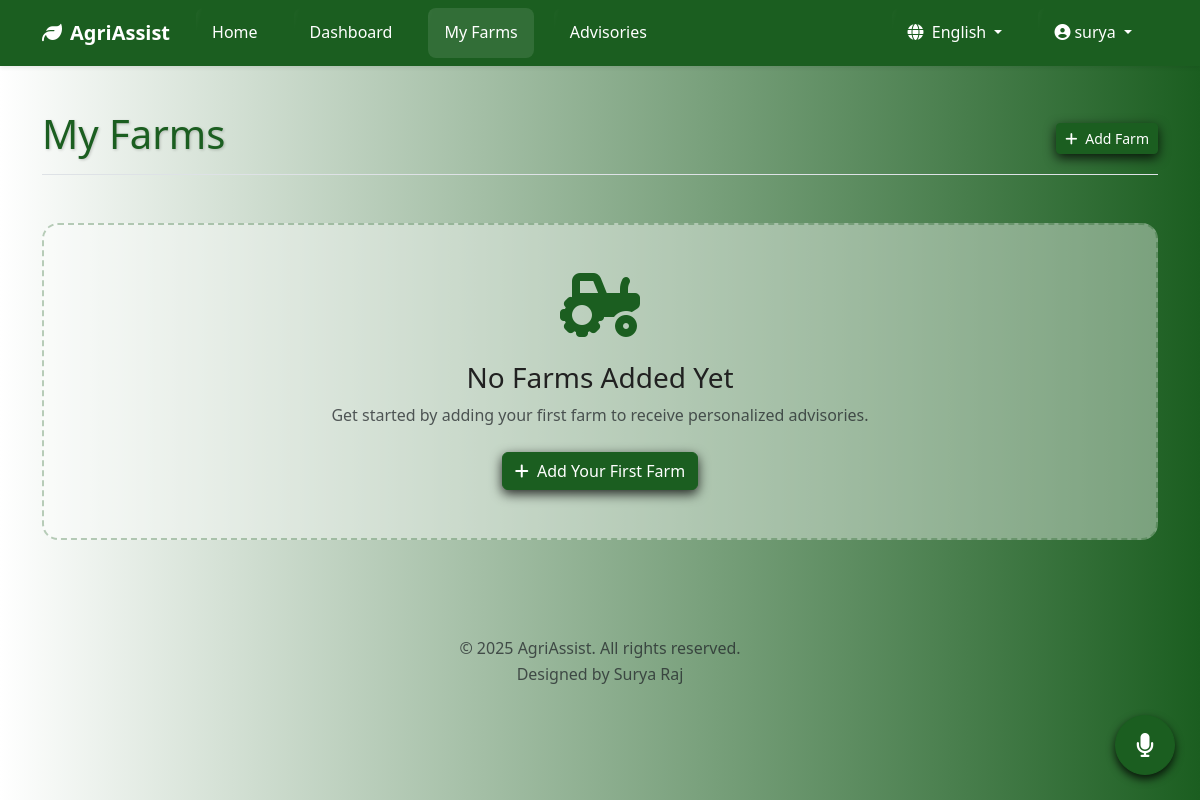
Page /farms (signed in) on the earlier database version.
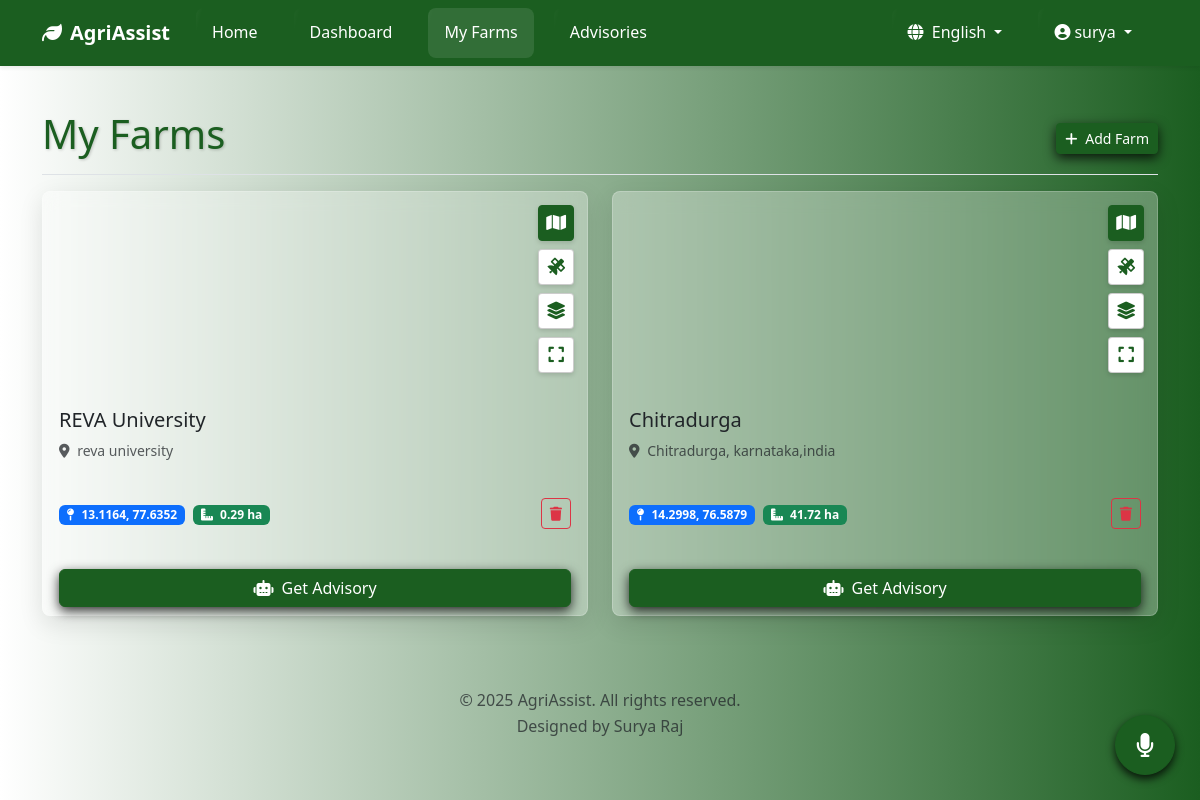
Same page on the later database version.
### app.py (models this page shows, shortened)
class User(db.Model, UserMixin):
    id = db.Column(db.Integer, primary_key=True)
    username = db.Column(db.String(64), unique=True, nullable=False, index=True)
    first_name = db.Column(db.String(50), nullable=False)
    last_name = db.Column(db.String(50), nullable=False)
    email = db.Column(db.String(120), unique=True, nullable=False, index=True)
    phone = db.Column(db.String(20), nullable=True)
    password_hash = db.Column(db.String(128), nullable=False)
    language = db.Column(db.String(10), default='en')
    created_at = db.Column(db.DateTime, default=datetime.utcnow)
    last_login = db.Column(db.DateTime, nullable=True)
    is_verified = db.Column(db.Boolean, nullable=False, default=False)
    farms = db.relationship('Farm', backref='owner', lazy=True, cascade='all, delete-orphan')

class Farm(db.Model):
    id = db.Column(db.Integer, primary_key=True)
    name = db.Column(db.String(100), nullable=False)
    location = db.Column(db.String(200), nullable=False)
    latitude = db.Column(db.Float, nullable=False)
    longitude = db.Column(db.Float, nullable=False)
    area_hectares = db.Column(db.Float, nullable=True)
    area_geojson = db.Column(db.Text, nullable=True)
    created_at = db.Column(db.DateTime, default=datetime.utcnow)
    user_id = db.Column(db.Integer, db.ForeignKey('user.id'), nullable=False)
    advisories = db.relationship('Advisory', backref='farm', lazy=True, cascade='all, delete-orphan')

### app.py (the view)
@app.route('/farms')
@login_required
def farms():
    crop_options_translated = [(crop, _(crop)) for crop in CROP_OPTIONS]
    soil_types_options_translated = [(soil, _(soil)) for soil in SOIL_TYPE_OPTIONS]
    crop_stages_options_translated = [(stage, _(stage)) for stage in CROP_STAGE_OPTIONS]
    return render_template(
        'farms.html', title=_('My Farms'),
        farms=current_user.farms,
        crop_options=crop_options_translated,
        soil_types=soil_types_options_translated,
        crop_stages=crop_stages_options_translated,
        google_maps_api_key=app.config.get('GOOGLE_MAPS_API_KEY')
    )

### app.py (called while the page is built)
@login_manager.user_loader
def load_user(user_id): return User.query.get(int(user_id))

def get_locale():
    if current_user.is_authenticated and current_user.language:
        return current_user.language
    if 'language' in session and session['language'] in app.config['LANGUAGES']:
        return session['language']
    return request.accept_languages.best_match(list(app.config['LANGUAGES'].keys()))

@app.before_request
def before_request():
    session.permanent = True
    app.permanent_session_lifetime = timedelta(minutes=10) # Increased session lifetime
    session.modified = True
    g.language = get_locale()

@app.context_processor
def inject_globals():
    return {
        'now': datetime.utcnow,
        'get_locale': get_locale,
        'LANGUAGES': app.config['LANGUAGES']
    }

### templates/farms.html (shortened to what this page needs)
{% extends "base.html" %}
{% block content %}
<div class="container py-4">
    <div class="d-flex justify-content-between flex-wrap flex-md-nowrap align-items-center pt-3 pb-2 mb-3 border-bottom">
        <h1 class="main-title">{{ _('My Farms') }}</h1>
        <div class="btn-toolbar mb-2 mb-md-0">
            <button type="button" class="btn btn-sm btn-theme-primary" id="addfarmbtn" data-bs-toggle="modal" data-bs-target="#addFarmModal">
                <i class="fas fa-plus me-1"></i> {{ _('Add Farm') }}
            </button>
        </div>
    </div>
    {% if farms %}
        <div class="row row-cols-1 row-cols-md-2 g-4 mb-4">
            {% for farm in farms %}
                <div class="col farm-card" id="farm-card-{{ farm.id }}"
                     data-farm-id="{{ farm.id }}"
                     data-lat="{{ farm.latitude }}"
                     data-lon="{{ farm.longitude }}"
                     data-geojson="{{ farm.area_geojson | tojson }}">
                    <div class="card h-100">
                        <div class="card-img-top map-container-fullscreenable position-relative" style="height: 200px; border-radius: 1rem 1rem 0 0;">
                            <div id="farmMap{{ farm.id }}" style="height: 100%; width: 100%;"></div>
                            <div class="map-controls">
                                <button type="button" class="map-control-btn map-view-btn active" data-view-type="map" title="{{ _('Map View') }}"><i class="fas fa-map"></i></button>
                                <button type="button" class="map-control-btn map-view-btn" data-view-type="satellite" title="{{ _('Satellite View') }}"><i class="fas fa-satellite"></i></button>
                                <button type="button" class="map-control-btn map-view-btn" data-view-type="hybrid" title="{{ _('Hybrid View') }}"><i class="fas fa-layer-group"></i></button>
                                <button type="button" class="map-control-btn view-fullscreen-btn" title="{{ _('View Fullscreen') }}"><i class="fas fa-expand"></i></button>
                            </div>
                        </div>
                        <div class="card-body d-flex flex-column">
                            <h5 class="card-title">{{ farm.name }}</h5>
                            <p class="card-text text-muted small">
                                <i class="fas fa-map-marker-alt me-1"></i> {{ farm.location }}
                            </p>
                            <div class="mt-auto">
                                <div class="d-flex justify-content-between align-items-center mb-3">
                                    <div>
                                        <span class="badge bg-primary me-1">
                                            <i class="fas fa-map-pin me-1"></i> {{ "%.4f"|format(farm.latitude) }}, {{ "%.4f"|format(farm.longitude) }}
                                        </span>
                                        {% if farm.area_hectares %}
                                        <span class="badge bg-success me-1">
                                            <i class="fas fa-ruler-combined me-1"></i> {{ "%.2f"|format(farm.area_hectares) }} ha
                                        </span>
                                        {% endif %}
                                    </div>
                                    <div class="btn-group">
                                        <button type="button" class="btn btn-sm btn-outline-danger" onclick="deleteFarm('{{ farm.id }}')">
                                            <i class="fas fa-trash"></i>
                                        </button>
                                    </div>
                                </div>
                            </div>
                        </div>
                        <div class="card-footer bg-transparent border-top-0">
                            <a href="#" id="getAdvisoryBtn" class="btn btn-theme-primary w-100" data-bs-toggle="modal" data-bs-target="#getAdvisoryModal" data-farm-id="{{ farm.id }}">
                                <i class="fas fa-robot me-1"></i> {{ _('Get Advisory') }}
                            </a>
                        </div>
                    </div>
                </div>
            {% endfor %}
        </div>
    {% else %}
        <div class="text-center py-5 my-5 no-farms-placeholder">
            <i class="fas fa-tractor fa-4x mb-4" style="color: #1B5E20;"></i>
            <h3>{{ _('No Farms Added Yet') }}</h3>
            <p class="text-muted mb-4">{{ _('Get started by adding your first farm to receive personalized advisories.') }}</p>
            <button type="button" class="btn btn-theme-primary" data-bs-toggle="modal" data-bs-target="#addFarmModal" id="firstFarmBtn">
                <i class="fas fa-plus me-1"></i> {{ _('Add Your First Farm') }}
            </button>
        </div>
    {% endif %}
</div>
{% endblock %}

### templates/base.html (shortened to what this page needs)
<!DOCTYPE html>
<html lang="{{ get_locale() }}">
<head>
    <link href="https://cdn.jsdelivr.net/npm/bootstrap@5.3.2/dist/css/bootstrap.min.css" rel="stylesheet">
    <link rel="stylesheet" href="https://cdnjs.cloudflare.com/ajax/libs/font-awesome/6.4.2/css/all.min.css">
    <link rel="stylesheet" href="https://cdn.jsdelivr.net/npm/ol@v8.1.0/ol.css">
    <link rel="stylesheet" href="{{ url_for('static', filename='css/style.css') }}">
</head>
<body>
    <header>
        <nav class="navbar navbar-expand-lg navbar-dark shadow-sm fixed-top navbar-glassy" style="background-color: #1B5E20;">
            <div class="container">
                <a class="navbar-brand fw-bold" href="{{ url_for('home') }}">
                    <i class="fas fa-leaf me-2"></i>{{ _('AgriAssist') }}
                </a>
                <div class="collapse navbar-collapse" id="navbarNav">
                    <ul class="navbar-nav me-auto mb-2 mb-lg-0">
                        <li class="nav-item">
                            <a class="nav-link {% if request.endpoint == 'home' %}active{% endif %}" href="{{ url_for('home') }}">{{ _('Home') }}</a>
                        </li>
                        {% if current_user.is_authenticated %}
                        <li class="nav-item">
                            <a class="nav-link {% if request.endpoint == 'dashboard' %}active{% endif %}" href="{{ url_for('dashboard') }}">{{ _('Dashboard') }}</a>
                        </li>
                        <li class="nav-item">
                            <a class="nav-link {% if request.endpoint == 'farms' %}active{% endif %}" href="{{ url_for('farms') }}">{{ _('My Farms') }}</a>
                        </li>
                        <li class="nav-item">
                            <a class="nav-link {% if request.endpoint == 'advisories' %}active{% endif %}" href="{{ url_for('advisories') }}">{{ _('Advisories') }}</a>
                        </li>
                        {% endif %}
                    </ul>
                    <ul class="navbar-nav ms-auto">
                        <li class="nav-item dropdown">
                            <a class="nav-link dropdown-toggle" href="#" id="languageDropdown" role="button" data-bs-toggle="dropdown" aria-expanded="false">
                                <i class="fas fa-globe me-1"></i> {{ LANGUAGES[get_locale()] }}
                            </a>
                        </li>
                        {% if current_user.is_authenticated %}
                        <li class="nav-item dropdown">
                             <a class="nav-link dropdown-toggle" href="#" id="userDropdown" role="button" data-bs-toggle="dropdown" aria-expanded="false">
                                <i class="fas fa-user-circle me-1"></i>{{ current_user.username }}
                            </a>
                        </li>
                        {% endif %}
                    </ul>
                </div>
            </div>
        </nav>
    </header>
    <main role="main">
        {% block content %}{% endblock %}
        {% if current_user.is_authenticated %}
            <button id="voice-assistant-btn" class="btn btn-success"
                    title="{{ _('Voice Assistant') }}"
                    data-lang="{{ get_locale() }}"
                    data-url-command-processor="{{ url_for('process_voice_command') }}"
                    data-speak-listening="{{ _('Listening...') }}"
                    data-speak-error="{{ _('Sorry, an error occurred. Please try again.') }}">
                <i class="fas fa-microphone"></i>
            </button>
        {% endif %}
    </main>
    <footer class="bg-transparent text-center text-lg-start mt-auto py-4">
        <div class="container">
            <p class="text-center text-muted">&copy; 2025 {{ _('AgriAssist') }}. {{ _('All rights reserved.') }} <br>{{ _('Designed by Surya Raj') }}</p>
        </div>
    </footer>
</body>
</html>

### static/css/style.css (style rules this page uses)
:root { --primary-color: #2E7D32; --secondary-color: #388E3C; --accent-color: #8BC34A; --light-color: #F1F8E9; --dark-color: #1B5E20; --text-color: #212121; --text-light: #757575; --white: #FFFFFF; --danger: #D32F2F; --warning: #FFA000; --success: #388E3C; }
body { font-family: 'Segoe UI', Tahoma, Geneva, Verdana, sans-serif; line-height: 1.6; color: var(--text-color); background-color: #f5f5f5; margin: 0; padding: 0; }
a { color: var(--primary-color); text-decoration: none; transition: color 0.3s ease; }
.navbar { background-color: var(--white); box-shadow: 0 2px 4px rgba(0, 0, 0, 0.1); }
.navbar-brand { font-weight: 700; color: var(--primary-color) !important; }
.nav-link { color: var(--text-color) !important; font-weight: 500; margin: 0 10px; }
.card { border: none; border-radius: 8px; box-shadow: 0 2px 10px rgba(0, 0, 0, 0.1); transition: transform 0.3s ease, box-shadow 0.3s ease; margin-bottom: 20px; }
footer { background-color: var(--dark-color); color: white; padding: 30px 0; margin-top: 60px; }

### templates/base.html (style rules this page uses)
body { padding-top: 70px; }
.navbar-dark .navbar-brand { color: white !important; }
.navbar-dark .navbar-nav .nav-link { color: white !important; position: relative; padding: 0.75rem 1rem; border-radius: 8px; overflow: hidden; z-index: 1; transition: background-color 0.3s ease; }
.navbar-dark .navbar-nav .nav-link::before { content: ''; position: absolute; top: 0; left: 0; width: 100%; height: 100%; background: linear-gradient( 90deg, transparent, rgba(255, 255, 255, 0.2), transparent ); transform: translateX(-100%) skewX(-15deg); z-index: -1; }
.navbar-dark .navbar-nav .nav-link:hover, .navbar-dark .navbar-nav .nav-link.active { background-color: rgba(255, 255, 255, 0.1); }
.navbar-dark .navbar-nav .nav-link.active::before { animation: sweep 3s infinite ease-out; }
#voice-assistant-btn { position: fixed; bottom: 25px; right: 25px; width: 60px; height: 60px; font-size: 1.5rem; border-radius: 50%; z-index: 1050; box-shadow: 0 4px 8px rgba(0,0,0,0.8); transition: transform 0.2s ease-in-out, background-color 0.2s; background-color: #1B5E20; border-color: #1B5E20; overflow: hidden; animation: gentlePulse 3s ease-in-out infinite; }
#voice-assistant-btn::after { content: ''; position: absolute; top: 50%; left: 50%; width: 5px; height: 5px; background: rgba(255, 255, 255, 0.5); opacity: 0; border-radius: 100%; transform: scale(1, 1) translate(-50%); transform-origin: 50% 50%; }

### templates/farms.html (style rules this page uses)
body { background-image: linear-gradient(to right, white, #1B5E20); background-attachment: fixed; }
.main-title { color: #1B5E20; text-shadow: 1px 1px 3px rgba(0,0,0,0.2); }
.btn-theme-primary { background-color: #1B5E20; border-color: #1B5E20; color: white; }
.card { background: rgba(255, 255, 255, 0.3); backdrop-filter: blur(10px); -webkit-backdrop-filter: blur(10px); border: 1px solid rgba(255, 255, 255, 0.2); box-shadow: 0 8px 24px 0 rgba(0,0,0,0.1); transition: all 0.3s ease-in-out; }
.card-footer .btn { transition: all 0.2s ease-in-out; }
#addfarmbtn { box-shadow: 0 4px 12px rgba(0,0,0,0.8); }
#getAdvisoryBtn { box-shadow: 0 4px 12px rgba(0,0,0,0.8); }
.map-controls { position: absolute; top: 0.8rem; right: 0.8rem; z-index: 5; display: flex; flex-direction: column; gap: 0.5rem; }
.map-control-btn { background-color: white; color: #1B5E20; border: 1px solid rgba(0,0,0,0.2); border-radius: 4px; width: 36px; height: 36px; font-size: 1.1rem; cursor: pointer; transition: all 0.2s ease-in-out; box-shadow: 0 2px 5px rgba(0,0,0,0.15); display: flex; align-items: center; justify-content: center; }
.map-control-btn.active { background-color: #1B5E20; color: white; border-color: #1B5E20; }

Differences in the rows shown:
added Farm: {{ farm.id }} 1 (drawn), name "REVA University", location "reva university", latitude "13.1164", longitude "77.6352", area_hectares "0.29"
added Farm: name "Chitradurga", location "Chitradurga, karnataka,india", latitude "14.2998", longitude "76.5879", area_hectares "41.72"
Other differences:
text no longer shown: "No Farms Added Yet Get started by adding your first farm to receive personalized advisories. Add Your First Farm"
